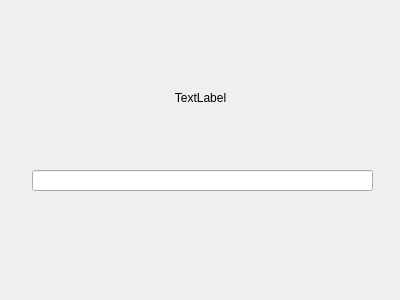
<?xml version="1.0" encoding="UTF-8"?>
<ui version="4.0">
 <class>Dialog</class>
 <widget class="QDialog" name="Dialog">
  <property name="geometry">
   <rect>
    <x>0</x>
    <y>0</y>
    <width>400</width>
    <height>300</height>
   </rect>
  </property>
  <property name="windowTitle">
   <string>Dialog</string>
  </property>
  <widget class="QLineEdit" name="lineEdit">
   <property name="geometry">
    <rect>
     <x>32</x>
     <y>170</y>
     <width>341</width>
     <height>21</height>
    </rect>
   </property>
  </widget>
  <widget class="QLabel" name="label">
   <property name="geometry">
    <rect>
     <x>90</x>
     <y>90</y>
     <width>221</width>
     <height>16</height>
    </rect>
   </property>
   <property name="text">
    <string>TextLabel</string>
   </property>
   <property name="alignment">
    <set>Qt::AlignCenter</set>
   </property>
  </widget>
 </widget>
 <resources/>
 <connections/>
</ui>
